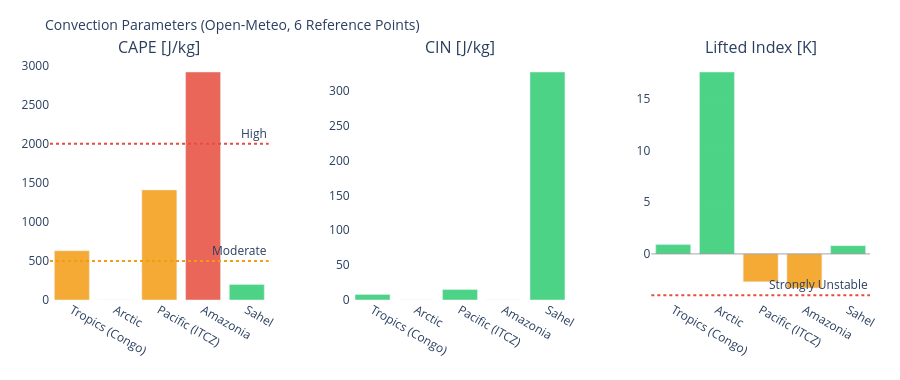

The code cell stored with this chart in its notebook:
### Markdown cell above
---
## 3. Visualizations

### Code cell
# ============================================================
# CAPE / CIN / LIFTED INDEX – Convection potential
# ============================================================

if not df_atm.empty:
    fig = make_subplots(
        rows=1, cols=3,
        subplot_titles=['CAPE [J/kg]', 'CIN [J/kg]', 'Lifted Index [K]'],
        horizontal_spacing=0.1
    )
    pts = df_atm['point'].tolist()
    pt_colors = ['#E85D24','#185FA5','#888780','#378ADD','#639922','#F2A623']

    # CAPE – höher = mehr Gewitterpotential
    cape_vals = df_atm['cape'].fillna(0).tolist()
    cape_colors = ['#e74c3c' if v > 2000 else '#f39c12' if v > 500 else '#2ecc71'
                   for v in cape_vals]
    fig.add_trace(go.Bar(x=pts, y=cape_vals, marker_color=cape_colors,
                         opacity=0.85, showlegend=False), row=1, col=1)
    fig.add_hline(y=2000, line_dash='dot', line_color='#e74c3c',
                  annotation_text='High', row=1, col=1)
    fig.add_hline(y=500,  line_dash='dot', line_color='#f39c12',
                  annotation_text='Moderate', row=1, col=1)

    # CIN – negativer = stärker gedeckelt (weniger Auslöse)
    cin_vals = df_atm['cin'].fillna(0).tolist()
    cin_colors = ['#e74c3c' if v < -200 else '#f39c12' if v < -50 else '#2ecc71'
                  for v in cin_vals]
    fig.add_trace(go.Bar(x=pts, y=cin_vals, marker_color=cin_colors,
                         opacity=0.85, showlegend=False), row=1, col=2)

    # Lifted Index – negativ = instabil
    li_vals = df_atm['li'].fillna(0).tolist()
    li_colors = ['#e74c3c' if v < -4 else '#f39c12' if v < 0 else '#2ecc71'
                 for v in li_vals]
    fig.add_trace(go.Bar(x=pts, y=li_vals, marker_color=li_colors,
                         opacity=0.85, showlegend=False), row=1, col=3)
    fig.add_hline(y=0, line_color='gray', line_width=0.7, row=1, col=3)
    fig.add_hline(y=-4, line_dash='dot', line_color='#e74c3c',
                  annotation_text='Strongly Unstable', row=1, col=3)

    fig.update_layout(
        title=dict(text='Convection Parameters (Open-Meteo, 6 Reference Points)', font=dict(size=14)),
        height=380, plot_bgcolor='rgba(0,0,0,0)', paper_bgcolor='rgba(0,0,0,0)',
        margin=dict(l=50, r=30, t=60, b=80)
    )
    fig.update_xaxes(tickangle=30)
    fig.show()

### Figure 1 — Plotly figure (JSON) as saved in the notebook; plotly's stock layout.template omitted (floating-point values rounded to 4 significant figures)
{"data": [{"marker": {"color": ["#f39c12", "#2ecc71", "#f39c12", "#e74c3c", "#2ecc71"]}, "opacity": 0.85, "showlegend": false, "type": "bar", "x": ["Tropics (Congo)", "Arctic", "Pacific (ITCZ)", "Amazonia", "Sahel"], "xaxis": "x", "y": [630.0, 0.0, 1410.0, 2920.0, 200.0], "yaxis": "y"}, {"marker": {"color": ["#2ecc71", "#2ecc71", "#2ecc71", "#2ecc71", "#2ecc71"]}, "opacity": 0.85, "showlegend": false, "type": "bar", "x": ["Tropics (Congo)", "Arctic", "Pacific (ITCZ)", "Amazonia", "Sahel"], "xaxis": "x2", "y": [8.0, 0.0, 15.0, 0.0, 327.0], "yaxis": "y2"}, {"marker": {"color": ["#2ecc71", "#2ecc71", "#f39c12", "#f39c12", "#2ecc71"]}, "opacity": 0.85, "showlegend": false, "type": "bar", "x": ["Tropics (Congo)", "Arctic", "Pacific (ITCZ)", "Amazonia", "Sahel"], "xaxis": "x3", "y": [0.9, 17.6, -2.7, -3.3, 0.8], "yaxis": "y3"}], "layout": {"annotations": [{"font": {"size": 16}, "showarrow": false, "text": "CAPE [J/kg]", "x": 0.1333, "xanchor": "center", "xref": "paper", "y": 1.0, "yanchor": "bottom", "yref": "paper"}, {"font": {"size": 16}, "showarrow": false, "text": "CIN [J/kg]", "x": 0.5, "xanchor": "center", "xref": "paper", "y": 1.0, "yanchor": "bottom", "yref": "paper"}, {"font": {"size": 16}, "showarrow": false, "text": "Lifted Index [K]", "x": 0.8667, "xanchor": "center", "xref": "paper", "y": 1.0, "yanchor": "bottom", "yref": "paper"}, {"showarrow": false, "text": "High", "x": 1, "xanchor": "right", "xref": "x domain", "y": 2000, "yanchor": "bottom", "yref": "y"}, {"showarrow": false, "text": "Moderate", "x": 1, "xanchor": "right", "xref": "x domain", "y": 500, "yanchor": "bottom", "yref": "y"}, {"showarrow": false, "text": "Strongly Unstable", "x": 1, "xanchor": "right", "xref": "x3 domain", "y": -4, "yanchor": "bottom", "yref": "y3"}], "height": 380, "margin": {"b": 80, "l": 50, "r": 30, "t": 60}, "paper_bgcolor": "rgba(0,0,0,0)", "plot_bgcolor": "rgba(0,0,0,0)", "shapes": [{"line": {"color": "#e74c3c", "dash": "dot"}, "type": "line", "x0": 0, "x1": 1, "xref": "x domain", "y0": 2000, "y1": 2000, "yref": "y"}, {"line": {"color": "#f39c12", "dash": "dot"}, "type": "line", "x0": 0, "x1": 1, "xref": "x domain", "y0": 500, "y1": 500, "yref": "y"}, {"line": {"color": "gray", "width": 0.7}, "type": "line", "x0": 0, "x1": 1, "xref": "x3 domain", "y0": 0, "y1": 0, "yref": "y3"}, {"line": {"color": "#e74c3c", "dash": "dot"}, "type": "line", "x0": 0, "x1": 1, "xref": "x3 domain", "y0": -4, "y1": -4, "yref": "y3"}], "title": {"font": {"size": 14}, "text": "Convection Parameters (Open-Meteo, 6 Reference Points)"}, "xaxis": {"anchor": "y", "domain": [0.0, 0.2667], "tickangle": 30}, "xaxis2": {"anchor": "y2", "domain": [0.3667, 0.6333], "tickangle": 30}, "xaxis3": {"anchor": "y3", "domain": [0.7333, 1.0], "tickangle": 30}, "yaxis": {"anchor": "x", "domain": [0.0, 1.0]}, "yaxis2": {"anchor": "x2", "domain": [0.0, 1.0]}, "yaxis3": {"anchor": "x3", "domain": [0.0, 1.0]}}}
